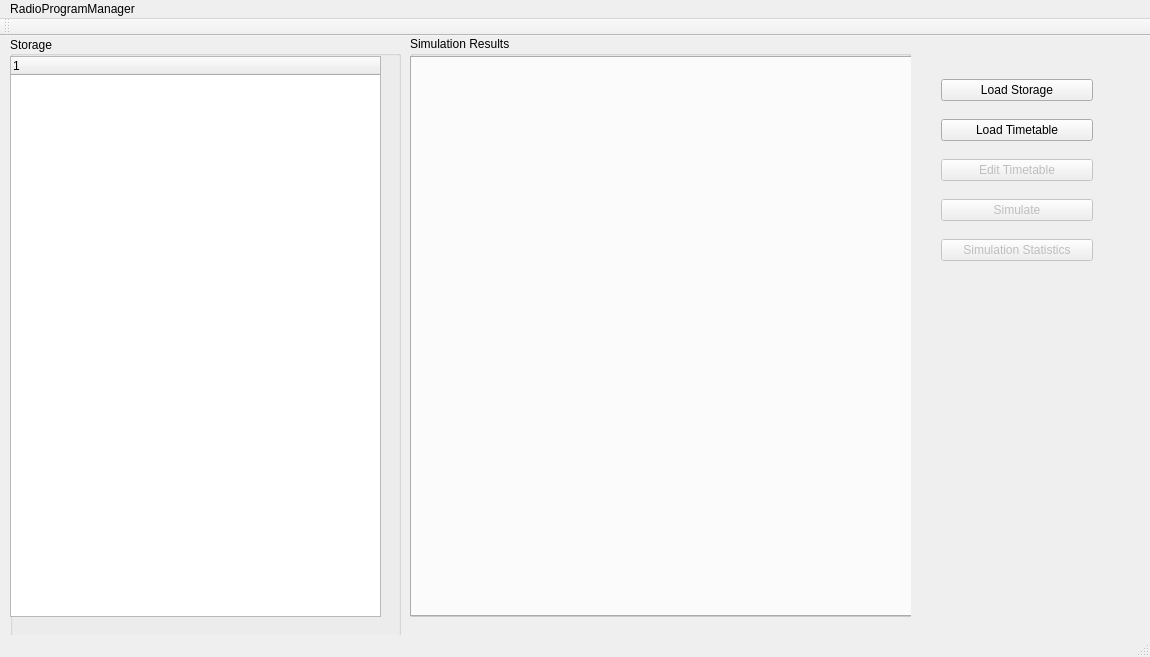
<?xml version="1.0" encoding="UTF-8"?>
<ui version="4.0">
 <class>MainWindow</class>
 <widget class="QMainWindow" name="MainWindow">
  <property name="geometry">
   <rect>
    <x>0</x>
    <y>0</y>
    <width>1150</width>
    <height>657</height>
   </rect>
  </property>
  <property name="windowTitle">
   <string>MainWindow</string>
  </property>
  <widget class="QWidget" name="centralWidget">
   <widget class="QWidget" name="verticalLayoutWidget">
    <property name="geometry">
     <rect>
      <x>930</x>
      <y>20</y>
      <width>174</width>
      <height>231</height>
     </rect>
    </property>
    <layout class="QVBoxLayout" name="actionsLayout">
     <property name="sizeConstraint">
      <enum>QLayout::SetMinimumSize</enum>
     </property>
     <item>
      <widget class="QPushButton" name="loadStorageButton">
       <property name="text">
        <string>Load Storage</string>
       </property>
      </widget>
     </item>
     <item>
      <widget class="QPushButton" name="loadTimetableButton">
       <property name="enabled">
        <bool>true</bool>
       </property>
       <property name="text">
        <string>Load Timetable</string>
       </property>
      </widget>
     </item>
     <item>
      <widget class="QPushButton" name="editTimeTableButton">
       <property name="enabled">
        <bool>false</bool>
       </property>
       <property name="text">
        <string>Edit Timetable</string>
       </property>
      </widget>
     </item>
     <item>
      <widget class="QPushButton" name="simulateButton">
       <property name="enabled">
        <bool>false</bool>
       </property>
       <property name="text">
        <string>Simulate</string>
       </property>
      </widget>
     </item>
     <item>
      <widget class="QPushButton" name="statisticsButton">
       <property name="enabled">
        <bool>false</bool>
       </property>
       <property name="text">
        <string>Simulation Statistics</string>
       </property>
      </widget>
     </item>
    </layout>
   </widget>
   <widget class="QGroupBox" name="storageGroupBox">
    <property name="geometry">
     <rect>
      <x>10</x>
      <y>0</y>
      <width>391</width>
      <height>601</height>
     </rect>
    </property>
    <property name="title">
     <string>Storage</string>
    </property>
    <property name="alignment">
     <set>Qt::AlignLeading|Qt::AlignLeft|Qt::AlignVCenter</set>
    </property>
    <widget class="QTreeWidget" name="treeWidget">
     <property name="geometry">
      <rect>
       <x>0</x>
       <y>20</y>
       <width>371</width>
       <height>561</height>
      </rect>
     </property>
    </widget>
   </widget>
   <widget class="QGroupBox" name="simulationsResultsGroupBox">
    <property name="geometry">
     <rect>
      <x>410</x>
      <y>0</y>
      <width>501</width>
      <height>581</height>
     </rect>
    </property>
    <property name="title">
     <string>Simulation Results</string>
    </property>
    <widget class="QTabWidget" name="daysTabWidget">
     <property name="geometry">
      <rect>
       <x>0</x>
       <y>20</y>
       <width>901</width>
       <height>561</height>
      </rect>
     </property>
     <property name="currentIndex">
      <number>-1</number>
     </property>
    </widget>
   </widget>
  </widget>
  <widget class="QMenuBar" name="menuBar">
   <property name="geometry">
    <rect>
     <x>0</x>
     <y>0</y>
     <width>1150</width>
     <height>25</height>
    </rect>
   </property>
   <widget class="QMenu" name="menuRadioProgramManager">
    <property name="title">
     <string>RadioProgramManager</string>
    </property>
   </widget>
   <addaction name="menuRadioProgramManager"/>
  </widget>
  <widget class="QToolBar" name="mainToolBar">
   <attribute name="toolBarArea">
    <enum>TopToolBarArea</enum>
   </attribute>
   <attribute name="toolBarBreak">
    <bool>false</bool>
   </attribute>
  </widget>
  <widget class="QStatusBar" name="statusBar"/>
 </widget>
 <layoutdefault spacing="6" margin="11"/>
 <resources/>
 <connections/>
</ui>
